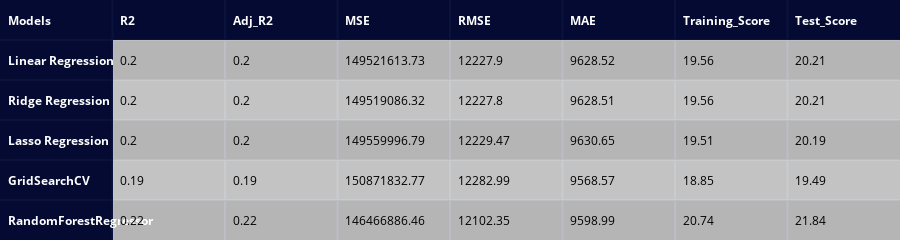

The notebook cell saved with this chart:
### Code cell
regression_models={'Linear Regression':linreg,
                   'Ridge Regression' : ridge1,
                   'Lasso Regression' : lasso,
                   'GridSearchCV': grid_search,
                   'RandomForestRegressor':rfr
                   }
reg_model_metrics(regression_models,X_train, X_val, y_train, y_val)

### Figure 1 — Plotly figure (JSON) as saved in the notebook; plotly's stock layout.template omitted (floating-point values rounded to 4 significant figures)
{"data": [{"colorscale": [[0, "#00083e"], [0.5, "#ededee"], [1, "#ffffff"]], "hoverinfo": "none", "opacity": 0.75, "showscale": false, "z": [[0, 0, 0, 0, 0, 0, 0, 0], [0, 0.5, 0.5, 0.5, 0.5, 0.5, 0.5, 0.5], [0, 1, 1, 1, 1, 1, 1, 1], [0, 0.5, 0.5, 0.5, 0.5, 0.5, 0.5, 0.5], [0, 1, 1, 1, 1, 1, 1, 1], [0, 0.5, 0.5, 0.5, 0.5, 0.5, 0.5, 0.5]], "type": "heatmap"}], "layout": {"annotations": [{"align": "left", "font": {"color": "#ffffff"}, "showarrow": false, "text": "<b>Models</b>", "x": -0.45, "xanchor": "left", "xref": "x", "y": 0, "yref": "y"}, {"align": "left", "font": {"color": "#ffffff"}, "showarrow": false, "text": "<b>R2</b>", "x": 0.55, "xanchor": "left", "xref": "x", "y": 0, "yref": "y"}, {"align": "left", "font": {"color": "#ffffff"}, "showarrow": false, "text": "<b>Adj_R2</b>", "x": 1.55, "xanchor": "left", "xref": "x", "y": 0, "yref": "y"}, {"align": "left", "font": {"color": "#ffffff"}, "showarrow": false, "text": "<b>MSE</b>", "x": 2.55, "xanchor": "left", "xref": "x", "y": 0, "yref": "y"}, {"align": "left", "font": {"color": "#ffffff"}, "showarrow": false, "text": "<b>RMSE</b>", "x": 3.55, "xanchor": "left", "xref": "x", "y": 0, "yref": "y"}, {"align": "left", "font": {"color": "#ffffff"}, "showarrow": false, "text": "<b>MAE</b>", "x": 4.55, "xanchor": "left", "xref": "x", "y": 0, "yref": "y"}, {"align": "left", "font": {"color": "#ffffff"}, "showarrow": false, "text": "<b>Training_Score</b>", "x": 5.55, "xanchor": "left", "xref": "x", "y": 0, "yref": "y"}, {"align": "left", "font": {"color": "#ffffff"}, "showarrow": false, "text": "<b>Test_Score</b>", "x": 6.55, "xanchor": "left", "xref": "x", "y": 0, "yref": "y"}, {"align": "left", "font": {"color": "#ffffff"}, "showarrow": false, "text": "<b>Linear Regression</b>", "x": -0.45, "xanchor": "left", "xref": "x", "y": 1, "yref": "y"}, {"align": "left", "font": {"color": "#000000"}, "showarrow": false, "text": "0.2", "x": 0.55, "xanchor": "left", "xref": "x", "y": 1, "yref": "y"}, {"align": "left", "font": {"color": "#000000"}, "showarrow": false, "text": "0.2", "x": 1.55, "xanchor": "left", "xref": "x", "y": 1, "yref": "y"}, {"align": "left", "font": {"color": "#000000"}, "showarrow": false, "text": "149521613.73", "x": 2.55, "xanchor": "left", "xref": "x", "y": 1, "yref": "y"}, {"align": "left", "font": {"color": "#000000"}, "showarrow": false, "text": "12227.9", "x": 3.55, "xanchor": "left", "xref": "x", "y": 1, "yref": "y"}, {"align": "left", "font": {"color": "#000000"}, "showarrow": false, "text": "9628.52", "x": 4.55, "xanchor": "left", "xref": "x", "y": 1, "yref": "y"}, {"align": "left", "font": {"color": "#000000"}, "showarrow": false, "text": "19.56", "x": 5.55, "xanchor": "left", "xref": "x", "y": 1, "yref": "y"}, {"align": "left", "font": {"color": "#000000"}, "showarrow": false, "text": "20.21", "x": 6.55, "xanchor": "left", "xref": "x", "y": 1, "yref": "y"}, {"align": "left", "font": {"color": "#ffffff"}, "showarrow": false, "text": "<b>Ridge Regression</b>", "x": -0.45, "xanchor": "left", "xref": "x", "y": 2, "yref": "y"}, {"align": "left", "font": {"color": "#000000"}, "showarrow": false, "text": "0.2", "x": 0.55, "xanchor": "left", "xref": "x", "y": 2, "yref": "y"}, {"align": "left", "font": {"color": "#000000"}, "showarrow": false, "text": "0.2", "x": 1.55, "xanchor": "left", "xref": "x", "y": 2, "yref": "y"}, {"align": "left", "font": {"color": "#000000"}, "showarrow": false, "text": "149519086.32", "x": 2.55, "xanchor": "left", "xref": "x", "y": 2, "yref": "y"}, {"align": "left", "font": {"color": "#000000"}, "showarrow": false, "text": "12227.8", "x": 3.55, "xanchor": "left", "xref": "x", "y": 2, "yref": "y"}, {"align": "left", "font": {"color": "#000000"}, "showarrow": false, "text": "9628.51", "x": 4.55, "xanchor": "left", "xref": "x", "y": 2, "yref": "y"}, {"align": "left", "font": {"color": "#000000"}, "showarrow": false, "text": "19.56", "x": 5.55, "xanchor": "left", "xref": "x", "y": 2, "yref": "y"}, {"align": "left", "font": {"color": "#000000"}, "showarrow": false, "text": "20.21", "x": 6.55, "xanchor": "left", "xref": "x", "y": 2, "yref": "y"}, {"align": "left", "font": {"color": "#ffffff"}, "showarrow": false, "text": "<b>Lasso Regression</b>", "x": -0.45, "xanchor": "left", "xref": "x", "y": 3, "yref": "y"}, {"align": "left", "font": {"color": "#000000"}, "showarrow": false, "text": "0.2", "x": 0.55, "xanchor": "left", "xref": "x", "y": 3, "yref": "y"}, {"align": "left", "font": {"color": "#000000"}, "showarrow": false, "text": "0.2", "x": 1.55, "xanchor": "left", "xref": "x", "y": 3, "yref": "y"}, {"align": "left", "font": {"color": "#000000"}, "showarrow": false, "text": "149559996.79", "x": 2.55, "xanchor": "left", "xref": "x", "y": 3, "yref": "y"}, {"align": "left", "font": {"color": "#000000"}, "showarrow": false, "text": "12229.47", "x": 3.55, "xanchor": "left", "xref": "x", "y": 3, "yref": "y"}, {"align": "left", "font": {"color": "#000000"}, "showarrow": false, "text": "9630.65", "x": 4.55, "xanchor": "left", "xref": "x", "y": 3, "yref": "y"}, {"align": "left", "font": {"color": "#000000"}, "showarrow": false, "text": "19.51", "x": 5.55, "xanchor": "left", "xref": "x", "y": 3, "yref": "y"}, {"align": "left", "font": {"color": "#000000"}, "showarrow": false, "text": "20.19", "x": 6.55, "xanchor": "left", "xref": "x", "y": 3, "yref": "y"}, {"align": "left", "font": {"color": "#ffffff"}, "showarrow": false, "text": "<b>GridSearchCV</b>", "x": -0.45, "xanchor": "left", "xref": "x", "y": 4, "yref": "y"}, {"align": "left", "font": {"color": "#000000"}, "showarrow": false, "text": "0.19", "x": 0.55, "xanchor": "left", "xref": "x", "y": 4, "yref": "y"}, {"align": "left", "font": {"color": "#000000"}, "showarrow": false, "text": "0.19", "x": 1.55, "xanchor": "left", "xref": "x", "y": 4, "yref": "y"}, {"align": "left", "font": {"color": "#000000"}, "showarrow": false, "text": "150871832.77", "x": 2.55, "xanchor": "left", "xref": "x", "y": 4, "yref": "y"}, {"align": "left", "font": {"color": "#000000"}, "showarrow": false, "text": "12282.99", "x": 3.55, "xanchor": "left", "xref": "x", "y": 4, "yref": "y"}, {"align": "left", "font": {"color": "#000000"}, "showarrow": false, "text": "9568.57", "x": 4.55, "xanchor": "left", "xref": "x", "y": 4, "yref": "y"}, {"align": "left", "font": {"color": "#000000"}, "showarrow": false, "text": "18.85", "x": 5.55, "xanchor": "left", "xref": "x", "y": 4, "yref": "y"}, {"align": "left", "font": {"color": "#000000"}, "showarrow": false, "text": "19.49", "x": 6.55, "xanchor": "left", "xref": "x", "y": 4, "yref": "y"}, {"align": "left", "font": {"color": "#ffffff"}, "showarrow": false, "text": "<b>RandomForestRegressor</b>", "x": -0.45, "xanchor": "left", "xref": "x", "y": 5, "yref": "y"}, {"align": "left", "font": {"color": "#000000"}, "showarrow": false, "text": "0.22", "x": 0.55, "xanchor": "left", "xref": "x", "y": 5, "yref": "y"}, {"align": "left", "font": {"color": "#000000"}, "showarrow": false, "text": "0.22", "x": 1.55, "xanchor": "left", "xref": "x", "y": 5, "yref": "y"}, {"align": "left", "font": {"color": "#000000"}, "showarrow": false, "text": "146466886.46", "x": 2.55, "xanchor": "left", "xref": "x", "y": 5, "yref": "y"}, {"align": "left", "font": {"color": "#000000"}, "showarrow": false, "text": "12102.35", "x": 3.55, "xanchor": "left", "xref": "x", "y": 5, "yref": "y"}, {"align": "left", "font": {"color": "#000000"}, "showarrow": false, "text": "9598.99", "x": 4.55, "xanchor": "left", "xref": "x", "y": 5, "yref": "y"}, {"align": "left", "font": {"color": "#000000"}, "showarrow": false, "text": "20.74", "x": 5.55, "xanchor": "left", "xref": "x", "y": 5, "yref": "y"}, {"align": "left", "font": {"color": "#000000"}, "showarrow": false, "text": "21.84", "x": 6.55, "xanchor": "left", "xref": "x", "y": 5, "yref": "y"}], "height": 230, "margin": {"b": 0, "l": 0, "r": 0, "t": 0}, "xaxis": {"dtick": 1, "gridwidth": 2, "showticklabels": false, "tick0": -0.5, "ticks": "", "zeroline": false}, "yaxis": {"autorange": "reversed", "dtick": 1, "gridwidth": 2, "showticklabels": false, "tick0": 0.5, "ticks": "", "zeroline": false}}}
